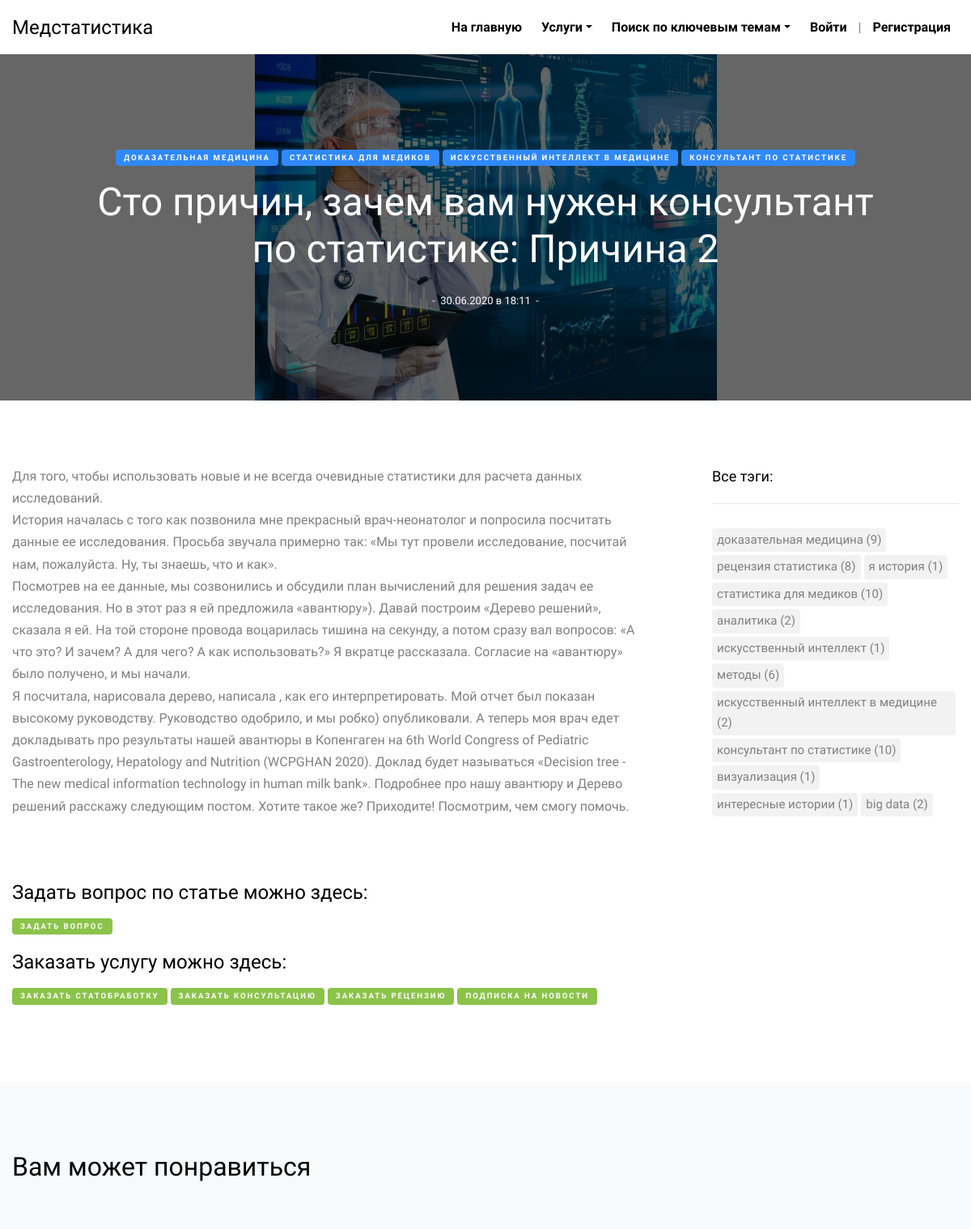
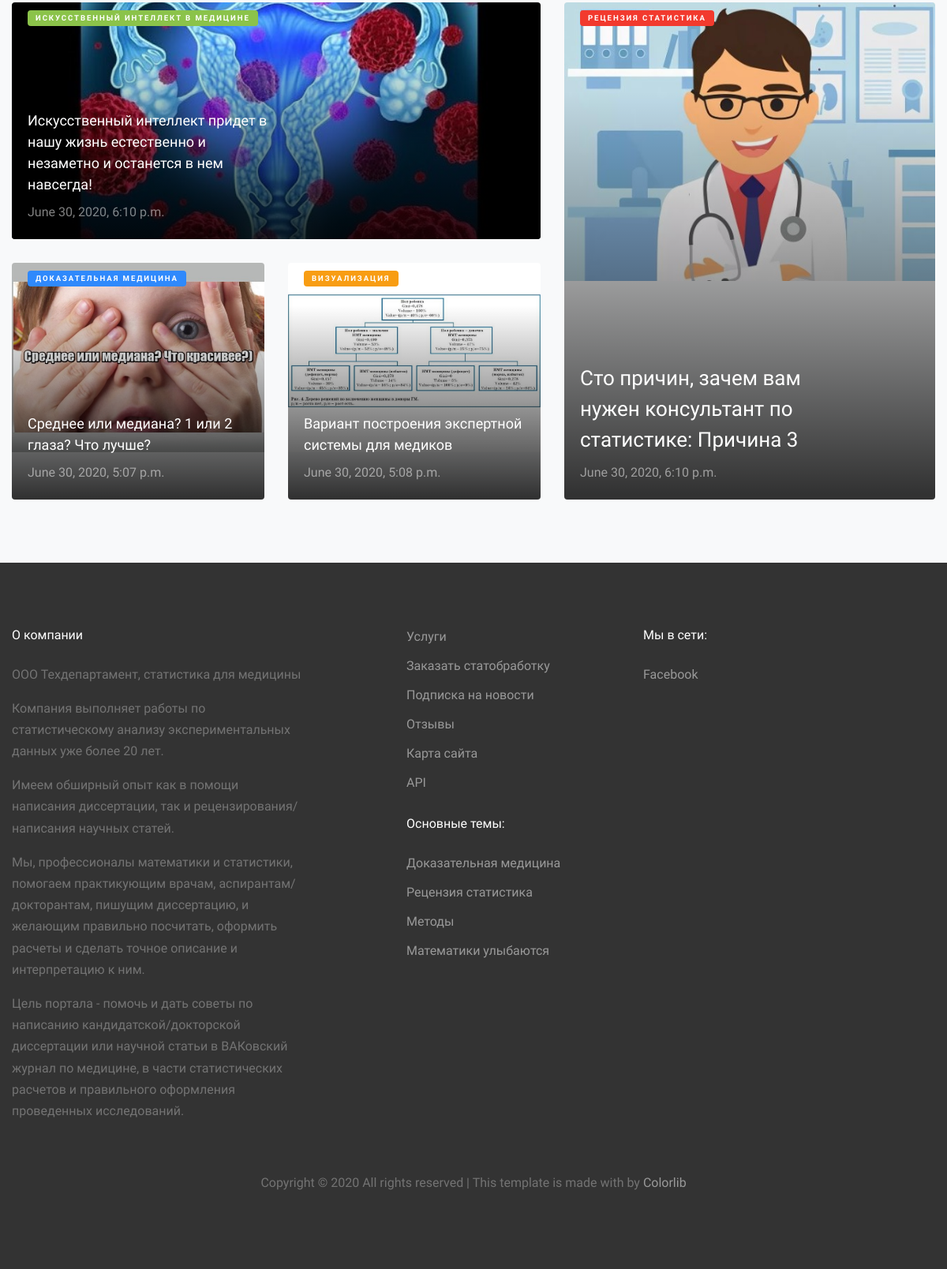
The app's page /articles/15/ with its own data (2 pictures, top to bottom).
### articles/models.py (models this page shows)
class IsActiveMixin(models.Model):
    objects = models.Manager()
    active_objects = AvtiveManager()
    is_active = models.BooleanField('Статус активности', default=True)
    class Meta:
        abstract = True  # Чтобы не было изменеий в таблицах

class Article(IsActiveMixin, models.Model):
    article_name = models.CharField('заголовок статьи', max_length=1000, null=True)
    article_text = models.TextField('текст статьи', max_length=10000, null=True)
    article_text_short = models.TextField('текст статьи 100 знаков', max_length=100, null=True)
    article_date = models.DateTimeField('дата публикации статьи', default=datetime.now())
    article_tag = models.ManyToManyField(Tag, verbose_name=("Тэг"))
    article_img = models.ImageField('рисунок к статье', upload_to='articles', null=True, blank=True)
    class Meta:
        ordering = ('-article_date',)
        verbose_name = 'статья'
        verbose_name_plural = 'статьи'
    def get_all_tags(self):
        return Tag.active_objects.only('tag_name').all()
    def __str__(self):
        return f'{self.article_name}'

class Tag(IsActiveMixin, models.Model):
    tag_name = models.CharField('название тэга', max_length=1000, db_index=True)
    class Meta:
        verbose_name = 'тэг'
        verbose_name_plural = 'тэги'
    def art_number(self):
        art = Article.objects.filter(article_tag__tag_name=self.tag_name)
        return len(art)
    def __str__(self):
        return f'{self.tag_name}'

### articles/views.py (the view)
# urls.py: path('<int:id>/', views.article_description, name='article'),
@counted
def article_description(request, id):
    art_all = Article.active_objects.defer('article_text', 'article_text_short').all()
    art_list = [id, 14, 20, 5, 12]
    art_context = []
    for art_i in art_list:
        for art_ in art_all:
            if art_.id == art_i:
                art_context.append(art_)
                break
    tags_article_all = Article.active_objects.get(id=id).article_tag.all()
    context = {
        'article': art_context[0],
        'tags_all': Tag.active_objects.all(),
        'tags_article_all': tags_article_all,
        'article_11': art_context[1],
        'article_12': art_context[2],
        'article_13': art_context[3],
        'article_14': art_context[4],
    }
    return render(request, 'articles/single.html', context)

### articles/models.py (called while the page is built)
    def get_queryset(self):
        all_objects = super().get_queryset()
        return all_objects.filter(is_active=True)

### articles/templates/articles/single.html (shortened to what this page needs)
{% extends "articles/base.html" %}
{% load cache %}
{% block content %}
<div class="site-cover site-cover-sm same-height overlay single-page" style="background: url({{ article.article_img.url }} ) no-repeat; background-position: center center; background-size: contain;">
    <div class="container">
        <div class="row justify-content-center">
            <div class="col-md-12 col-lg-10">
                <div class="post-entry text-center">
                    {% for tag in tags_article_all.all %}
                    <a href="{% url 'articles:tag_articles' id=tag.id %}"><span class="post-category text-white bg-primary mb-3">{{tag.tag_name}}</span></a>
                    {% empty %}
                    <p>Список тэгов у данной статьи пуст.</p>
                    {% endfor %}
                    <h2 class="mb-4"><a href="{% url 'articles:article' id=article.id %}">{{article}}</a></h2>
                        <div class="post-meta align-items-center text-center">
                            <span>&nbsp;-&nbsp; {{article.article_date|date:"d.m.Y в H:i"}} &nbsp;-&nbsp;</span>
                        </div>
                </div>
            </div>
        </div>
    </div>
</div>
    <section class="site-section py-lg">
      <div class="container">
        <div class="row blog-entries element-animate">
          <div class="col-md-12 col-lg-8 main-content">
            <div class="post-content-body">
                {{article.article_text|linebreaksbr}}
            </div>
            <div class="pt-5">
                <br>
                <h4>Задать вопрос по статье можно здесь:</h4>
                <a href="{% url 'articles:request_question' %}"><span class="post-category text-white bg-success mb-3">Задать вопрос</span></a>
                <h4>Заказать услугу можно здесь:</h4>
                <a href="{% url 'articles:request_service' %}"><span class="post-category text-white bg-success mb-3">Заказать статобработку</span></a>
                <a href="{% url 'articles:request_consultation' %}"><span class="post-category text-white bg-success mb-3">Заказать консультацию</span></a>
                <a href="{% url 'articles:request_review' %}"><span class="post-category text-white bg-success mb-3">Заказать рецензию</span></a>
                {% if user.is_authenticated %}
                  <a href="{% url 'users:subscribe' pk=user.pk %}"><span class="post-category text-white bg-success mb-3">Подписка на новости</a>
                {% else %}
                  <a href="{% url 'users:register' %}"><span class="post-category text-white bg-success mb-3">Подписка на новости</a>
                {% endif %}
            </div>
          </div>
            <div class="col-md-12 col-lg-4 sidebar">
                <div class="sidebar-box">
                  <h3 class="heading">Все тэги:</h3>
                  <ul class="tags">
                      {% cache 500 cache_tags_all %}
                      {% for tag_ in tags_all %}
                      <li><a href="{% url 'articles:tag_articles' id=tag_.id %}">{{tag_}} ({{tag_.art_number}})</a></li>
                      {% endfor %}
                      {% endcache %}
                  </ul>
                </div>
          </div>
        </div>
      </div>
    </section>
<div class="site-section bg-light">
      <div class="container">
        <div class="row mb-5">
          <div class="col-12">
            <h2>Вам может понравиться</h2>
          </div>
        </div>
        <div class="row align-items-stretch retro-layout">
            <div class="col-md-5 order-md-2">
                <a href="{% url 'articles:article' id=article_11.id %}" class="hentry img-1 h-100 gradient" style="background: url({{ article_11.article_img.url }} ) no-repeat; background-size: contain;">
                  <span class="post-category text-white bg-danger">Рецензия статистика</span>
                  <div class="text">
                    <h2>{{article_11.article_name}}</h2>
                    <span>{{article_11.article_date}}</span>
                  </div>
                </a>
            </div>
          <div class="col-md-7">
            <a href="{% url 'articles:article' id=article_12.id %}" class="hentry img-2 v-height mb30 gradient" style="background: url({{ article_12.article_img.url }} ) no-repeat; background-position: center center; background-size: cover;">
              <span class="post-category text-white bg-success">Искусственный интеллект в медицине</span>
              <div class="text text-sm">
                <h2>{{article_12.article_name}}</h2>
                <span>{{article_11.article_date}}</span>
              </div>
            </a>
            <div class="two-col d-block d-md-flex">
              <a href="{% url 'articles:article' id=article_13.id %}" class="hentry v-height img-2 gradient" style="background: url({{ article_13.article_img.url }} ) no-repeat; background-size: contain;">
                <span class="post-category text-white bg-primary">Доказательная медицина</span>
                <div class="text text-sm">
                  <h2>{{article_13.article_name}}</h2>
                  <span>{{article_13.article_date}}</span>
                </div>
              </a>
              <a href="{% url 'articles:article' id=article_14.id %}" class="hentry v-height img-2 ml-auto gradient" style="background: url({{ article_14.article_img.url }} ) no-repeat; background-size: contain;">
                <span class="post-category text-white bg-warning">Визуализация</span>
                <div class="text text-sm">
                  <h2>{{article_14.article_name}}</h2>
                  <span>{{article_14.article_date}}</span>
                </div>
              </a>
            </div>
        </div>
      </div>
      </div>
</div>
{% endblock %}

### articles/static/articles/style.css (style rules this page uses)
body { line-height: 1.7; color: gray; font-weight: 300; font-size: 1rem; background: #fff; font-family: "Muli", -apple-system, BlinkMacSystemFont, "Segoe UI", Roboto, "Helvetica Neue", Arial, sans-serif, "Apple Color Emoji", "Segoe UI Emoji", "Segoe UI Symbol", "Noto Color Emoji"; }
a { -webkit-transition: .3s all ease; -o-transition: .3s all ease; transition: .3s all ease; color: #2f89fc; }
h1, h2, h3, h4, h5, .h1, .h2, .h3, .h4, .h5 { font-family: "Muli", -apple-system, BlinkMacSystemFont, "Segoe UI", Roboto, "Helvetica Neue", Arial, sans-serif, "Apple Color Emoji", "Segoe UI Emoji", "Segoe UI Symbol", "Noto Color Emoji"; line-height: 1.5; color: #000; }
.site-section { padding: 2.5em 0; }
@media (min-width: 768px) { .site-section { padding: 5em 0; } }
.container { max-width: 1200px; }
.site-cover { background-size: cover; background-position: top center; position: relative; }
.site-cover.overlay:before { background: rgba(0, 0, 0, 0.6); position: absolute; content: ""; top: 0; left: 0; right: 0; bottom: 0; }
.site-cover, .site-cover .same-height { padding: 7em 0; }
.site-cover .post-entry .post-meta { color: #fff; font-size: 13px; }
.site-cover .post-entry h2 { font-family: "Muli", -apple-system, BlinkMacSystemFont, "Segoe UI", Roboto, "Helvetica Neue", Arial, sans-serif, "Apple Color Emoji", "Segoe UI Emoji", "Segoe UI Symbol", "Noto Color Emoji"; font-size: 2rem; line-height: 1.2; color: #fff; }
@media (min-width: 992px) { .site-cover .post-entry h2 { font-size: 3rem; } }
.site-cover .post-entry h2 a { color: #fff; }
.post-meta { font-size: 13px; color: #b3b3b3; }
.post-category { display: inline-block; padding: 2px 10px; border-radius: 4px; letter-spacing: .2em; font-weight: 700; font-size: .6rem; text-transform: uppercase; }
.bg-image2, .retro-layout .img-1, .retro-layout .img-2 { background-size: cover; background-position: center center; background-repeat: no-repeat; }
.retro-layout .mb30 { margin-bottom: 30px; }
.retro-layout .hentry { display: block; position: relative; border-radius: 4px; overflow: hidden; }
.retro-layout .gradient { position: relative; }
.retro-layout .gradient:before { z-index: 1; content: ''; position: absolute; top: 0; right: 0; bottom: 0; left: 0; background: -moz-linear-gradient(top, transparent 0%, transparent 18%, rgba(0, 0, 0, 0.8) 99%, rgba(0, 0, 0, 0.8) 100%); background: -webkit-linear-gradient(top, transparent 0%, transparent 18%, rgba(0, 0, 0, 0.8) 99%, rgba(0, 0, 0, 0.8) 100%); background: -webkit-gradient(linear, left top, left bottom, from(transparent), color-stop(18%, transparent), color-stop(99%, rgba(0, 0, 0, 0.8)), to(rgba(0, 0, 0, 0.8))); background: -o-linear-gradient(top, transparent 0%, transparent 18%, rgba(0, 0, 0, 0.8) 99%, rgba(0, 0, 0, 0.8) 100%); background: linear-gradient(to bottom, transparent 0%, transparent 18%, rgba(0, 0, 0, 0.8) 99%, rgba(0, 0, 0, 0.8) 100%); filter: progid:DXImageTransform.Microsoft.gradient( startColorstr='#00000000', endColorstr='#cc000000',GradientType=0 ); }
.retro-layout .post-category { margin-left: 20px; margin-top: 10px; }
.retro-layout .v-height { height: 300px; }
.retro-layout .text { position: absolute; bottom: 0; z-index: 10; padding: 20px; max-width: 350px; }
.retro-layout .text h2 { color: #fff; font-size: 26px; }
.retro-layout .text span { color: rgba(255, 255, 255, 0.5); }
.retro-layout .text.text-sm h2 { font-size: 18px; line-height: 1.5; }
.retro-layout .two-col > a { width: calc(50% - 15px); float: left; }
.sidebar { padding-left: 5em; }
.sidebar-box { margin-bottom: 4em; font-size: 15px; width: 100%; float: left; background: #fff; }
.sidebar-box *:last-child { margin-bottom: 0; }
.sidebar-box .heading { font-size: 18px; margin-bottom: 30px; padding-bottom: 20px; border-bottom: 1px solid #e6e6e6; }
.tags { padding: 0; margin: 0; font-weight: 400; }
.tags li { padding: 0; margin: 0 4px 4px 0; float: left; display: inline-block; }
.tags li a { float: left; display: block; border-radius: 4px; padding: 2px 6px; color: gray; background: #f2f2f2; }

### records on screen
Article: article_img (picture), article_name "Сто причин, зачем вам нужен консультант по статистике: Причина 2", article_date "30.06.2020 в 18:11", article_text "Для того, чтобы использовать новые и не всегда очевидные статистики для расчета данных исследований. История началась с того как позвонила мне прекрасный врач-неонатолог и попросила посчитать данные ее исследования. Просьба звучала примерно так: «Мы тут провели исследование, посчитай нам, пожалуйста. Ну, ты знаешь, что и как». Посмотрев на ее данные, мы созвонились и обсудили план вычислений для решения задач ее исследования. Но в этот раз я ей предложила «авантюру»). Давай построим «Дерево решений», сказала я ей. На той стороне провода воцарилась тишина на секунду, а потом сразу вал вопросов: «А что это? И зачем? А для чего? А как использовать?» Я вкратце рассказала. Согласие на «авантюру»…"
Tag: tag_name "ДОКАЗАТЕЛЬНАЯ МЕДИЦИНА", tag_name "доказательная медицина", art_number "9"
Tag: tag_name "СТАТИСТИКА ДЛЯ МЕДИКОВ", tag_name "статистика для медиков", art_number "10"
Tag: tag_name "ИСКУССТВЕННЫЙ ИНТЕЛЛЕКТ В МЕДИЦИНЕ", tag_name "искусственный интеллект в медицине", art_number "2"
Tag: tag_name "КОНСУЛЬТАНТ ПО СТАТИСТИКЕ", tag_name "консультант по статистике", art_number "10"
Tag: tag_name "рецензия статистика", art_number "8"
Tag: tag_name "я история", art_number "1"
Tag: tag_name "аналитика", art_number "2"
Tag: tag_name "искусственный интеллект", art_number "1"
Tag: tag_name "методы", art_number "6"
Tag: tag_name "визуализация", art_number "1"
Tag: tag_name "интересные истории", art_number "1"
Tag: tag_name "big data", art_number "2"
Article: article_img (picture), article_name "Сто причин, зачем вам нужен консультант по статистике: Причина 3", article_date "June 30, 2020, 6:10 p.m."
Article: article_img (picture), article_name "Искусственный интеллект придет в нашу жизнь естественно и незаметно и останется в нем навсегда!"
Article: article_img (picture), article_name "Среднее или медиана? 1 или 2 глаза? Что лучше?", article_date "June 30, 2020, 5:07 p.m."
Article: article_img (picture), article_name "Вариант построения экспертной системы для медиков", article_date "June 30, 2020, 5:08 p.m."
